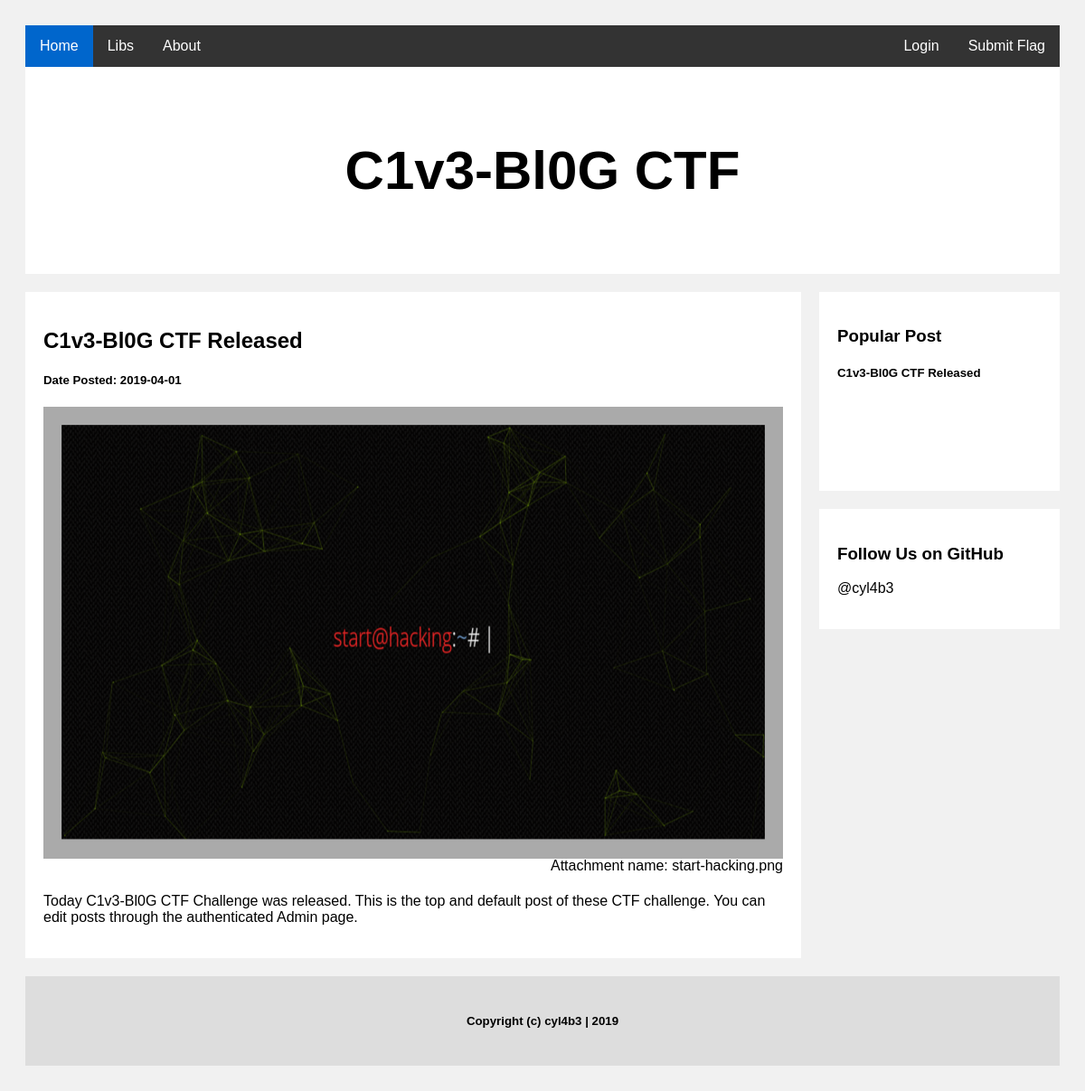
The page / on the database its author committed.
### tables this page shows
CREATE TABLE `posts` (
  `post_id` int(20) UNSIGNED NOT NULL COMMENT 'the post''s id',
  `post_title` varchar(50) NOT NULL COMMENT 'the post''s title',
  `post_pic` varchar(50) NOT NULL COMMENT 'the post''s pic',
  `post_body` varchar(255) NOT NULL COMMENT 'the post''s body',
  `created_at` date NOT NULL COMMENT 'post created date',
  `user_id` int(20) UNSIGNED NOT NULL COMMENT 'the post''s author id'
);

### index.php (called while the page is built, shortened)
<?php
include_once "objects/Post.php";
$database = new Database;
$db = $database->getConnection();
$post = new Post($db);
include_once "layout_head.php";
$post->fetchPosts();
include_once "left_column.php";
include_once "right_column.php";
include_once "layout_foot.php";
?>

### objects/Post.php (called while the page is built, shortened)
<?php
class Post{
    private $conn;
    private $table_name = "posts";
    public function __construct($db){
        $this->conn = $db;
    }
    public function fetchPosts(){
        $query = "SELECT * FROM ".$this->table_name." LIMIT 3";
        $stmt = $this->conn->prepare($query);
        $stmt->execute();
        if($stmt->rowCount() > 0){
            $this->posts = $stmt->fetchAll(PDO::FETCH_ASSOC);
        }else{
            echo "Error!";
        }
    }
}

### left_column.php (the view)
<div class="leftcolumn">
<?php
  for($i=0; $i < count($post->posts); $i++){
?>
    <div class="card">
      <h2><?php echo $post->posts[$i]['post_title'];?></h2>
      <h5>Date Posted: <?php echo $post->posts[$i]['created_at'];?></h5>
      <img src="/uploads/<?php echo $post->posts[$i]['post_pic'];?>" class="fakeimg" style="height:500px;"/>
      <p style="float:right; margin-top:-5px">Attachment name: <?php echo $post->posts[$i]['post_pic'];?></p><br/><br/>
      <p><?php echo $post->posts[$i]['post_body'];?></p>
    </div>
  <?php
    }
  ?>
</div>

### layout_head.php (shortened to what this page needs)
<!DOCTYPE html>
<html lang="en">
<head>
	<link href="<?php echo "/libs/css/nav.css" ?>" rel="stylesheet">
	<link href="<?php echo "/libs/css/main.css" ?>" rel="stylesheet">
</head>
<body>
	<?php include_once "navigation.php"; ?>
	<?php
		if($page_title!="C1v3-Bl0G CTF"){
	?>
		<div class="header">
  			<h2><?php echo isset($page_title) ? $page_title : "C1v3-Bl0G CTF" ?></h2>
		</div>
	<?php
		}
	?>
	<div class="row">

### navigation.php (shortened to what this page needs)
<ul>
  <li><a class="active" href="/">Home</a></li>
  <li><a href="/libs/index?p=libs">Libs</a></li>
  <li style=""><a href="/about">About</a></li>
  <li style="float:right"><a href="/submission">Submit Flag</a></li>
  <?php
    if(!isset($_SESSION['logged_in'])){
  ?>
      <li style="float:right"><a href="/login">Login</a></li>
  <?php
    }
    else{
    }
  ?>
</ul>

### right_column.php (shortened to what this page needs)
<div class="rightcolumn">
    <div class="card">
      <h3>Popular Post</h3>
      <h5><?php echo $post->posts[0]['post_title'];?></h5><br>
      <h5><?php echo $post->posts[1]['post_title'];?></h5><br>
    </div>
    <div class="card">
      <h3>Follow Us on GitHub</h3>
      <p>@cyl4b3</p>
    </div>
  </div>

### layout_foot.php
		</div>
<div class="footer">
  <h5>Copyright (c) cyl4b3 | 2019</h5>
</div>
</body>
</html>

### libs/css/nav.css (style rules this page uses)
ul { list-style-type: none; margin: 0; padding: 0; overflow: hidden; background-color: #333; }
li { float: left; }
li a { display: block; color: white; text-align: center; padding: 14px 16px; text-decoration: none; }
.active { background-color: #0066CC; }
li a, .dropbtn { display: inline-block; color: white; text-align: center; padding: 14px 16px; text-decoration: none; }

### libs/css/main.css (style rules this page uses)
* { box-sizing: border-box; }
body { font-family: Arial; padding: 20px; background: #f1f1f1; }
.header { padding: 30px; font-size: 40px; text-align: center; background: white; }
.leftcolumn { float: left; width: 75%; }
.rightcolumn { float: left; width: 25%; padding-left: 20px; }
.fakeimg { background-color: #aaa; width: 100%; padding: 20px; }
.card { background-color: white; padding: 20px; margin-top: 20px; }
.row:after { content: ""; display: table; clear: both; }
.footer { padding: 20px; text-align: center; background: #ddd; margin-top: 20px; }

### rows shown on the page
posts: post_title "C1v3-Bl0G CTF Released", created_at "2019-04-01", post_pic (picture), post_pic "start-hacking.png", post_body "Today C1v3-Bl0G CTF Challenge was released. This is the top and default post of these CTF challenge. You can edit posts through the authenticated Admin page."
